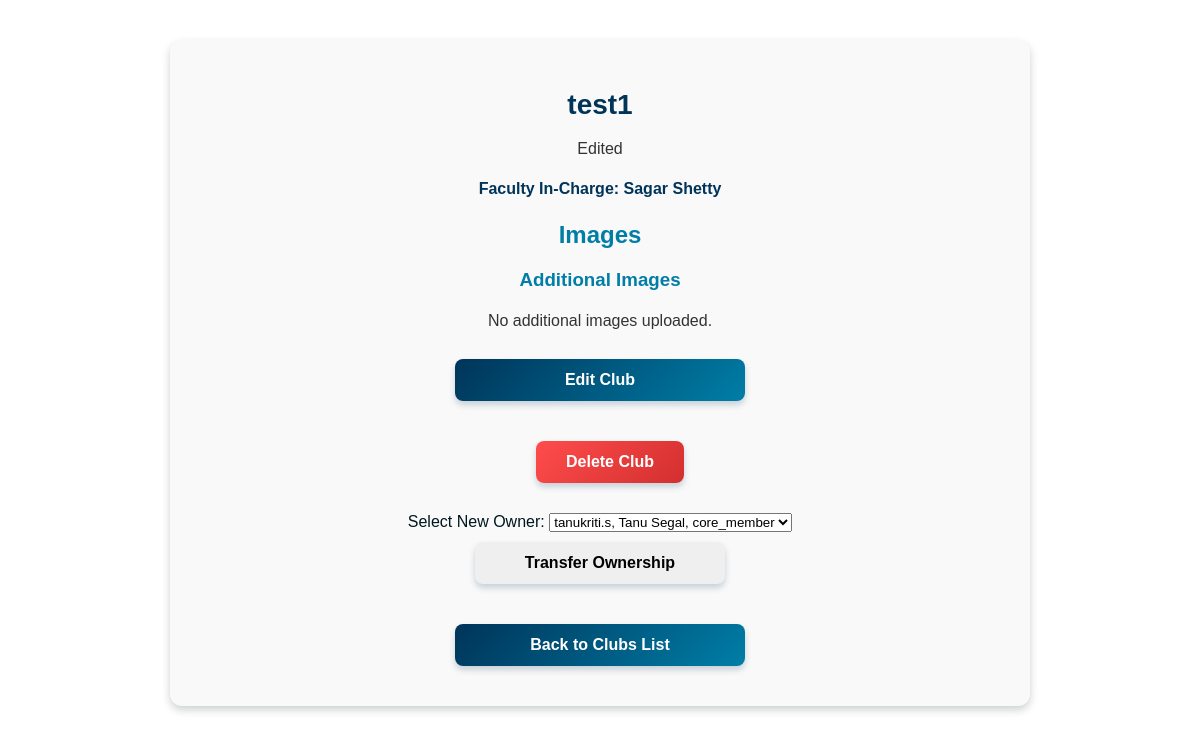
The app's page /committees/club/34/ (signed in) with its own data.
### committees/models.py (models this page shows, shortened)
class Associations(models.Model):
    ROLE_CHOICES = (
        ('committees', 'Committees'),
        ('clubs', 'Clubs')
    )
    STATUS_CHOICES = (
        ('pending', 'Pending Approval'),
        ('approved', 'Approved'),
        ('rejected', 'Rejected'),
        ('delete_pending', 'Delete Request Pending'),
    )
    id = models.AutoField(primary_key=True)
    name = models.CharField(max_length=255)
    description = models.TextField()
    type = models.CharField(max_length=15, choices=ROLE_CHOICES)
    faculty_incharge = models.ForeignKey('faculty.Faculty', on_delete=models.CASCADE)
    created_by = models.ForeignKey('members.CoreMember', on_delete=models.CASCADE, null=True, blank=True)
    created_at = models.DateTimeField(auto_now_add=True)
    image = models.ImageField(upload_to='association_images/', null=True, blank=True)
    status = models.CharField(max_length=15, choices=STATUS_CHOICES, default='pending')
    owner = models.ForeignKey('members.CoreMember', on_delete=models.SET_NULL, null=True, blank=True,related_name='owned_associations')

### faculty/models.py (models this page shows, shortened)
class Faculty(models.Model):
    id = models.OneToOneField(UserProfile, on_delete=models.CASCADE, primary_key=True)
    department = models.CharField(max_length=100)
    designation = models.CharField(max_length=100,null=True,blank=True)
    locked_dates = models.JSONField(null=True,blank=True)
    permissions = models.JSONField(default=list,null=True,blank=True)

### Login/models.py (models this page shows, shortened)
class UserProfile(models.Model):
    ROLE_CHOICES = (
        ('faculty', 'Faculty'),
        ('core_member', 'Core Member'),
        ('member', 'Member'),
        ('non_participating', 'Non Participating')
    )
    id = models.OneToOneField(settings.AUTH_USER_MODEL, on_delete=models.CASCADE, primary_key=True)
    ssv_id = models.IntegerField(null=True, blank=True, unique=True)  # New field
    full_name = models.CharField(max_length=255)
    role = models.CharField(max_length=20, choices=ROLE_CHOICES,default='non_participating')
    profile_picture = models.ImageField(upload_to='profile_pics/', default='profile_pics/default.jpg',null=True, blank=True)
    created_at = models.DateTimeField(auto_now_add=True)
    updated_at = models.DateTimeField(auto_now=True)
    preferences = models.JSONField(default=list,null=True,blank=True) # New field for preferences
    def __str__(self):
        return f"{self.id.username}, {self.full_name}, {self.role}"

### committees/views.py (the view)
# urls.py: path('club/<int:pk>/', views.club_detail, name='club_detail'),
def club_detail(request, pk):
    club = get_object_or_404(Associations, pk=pk)
    is_creator = False
    is_owner = False
    can_edit = False
    if request.user.is_authenticated and request.user.userprofile.role == 'core_member':
        core_member = CoreMember.objects.get(id=request.user.userprofile)
        is_creator = club.created_by == core_member
        is_owner = club.owner == core_member
        if core_member:
            can_edit = CoreMember.objects.filter(association=club,id=core_member.id).exists()
    core_members = CoreMember.objects.all().exclude(id=club.owner.id)
    return render(request, 'committees/club_detail.html', {
        'club': club,
        'is_creator': is_creator,
        'is_owner': is_owner,
        'core_members': core_members,
        'can_edit': can_edit
    })

### members/models.py (called while the page is built)
    def __str__(self):
        return f"{self.id}"

### committees/templates/committees/club_detail.html (shortened to what this page needs)
<!DOCTYPE html>
<html lang="en">
<head>
    {% load static %}
    <link rel="stylesheet" href="{% static 'css/club_details.css' %}">
</head>
<body>
    <div class="club-container">
        <h1>{{ club.name }}</h1>
        <p>{{ club.description }}</p>
        <p class="faculty-incharge">Faculty In-Charge: {{ club.faculty_incharge.id.full_name }}</p>
        <h2>Images</h2>
        <h3>Additional Images</h3>
        {% for image in club.images.all %}
            <img src="{{ image.image.url }}" alt="Club Image">
        {% empty %}
            <p>No additional images uploaded.</p>
        {% endfor %}
        {% if can_edit %}
            <a href="{% url 'edit_club_committee' club.id %}" class="btn btn-primary">Edit Club</a>
        {% endif %}
        {% if is_owner %}
            <div class="button-container">
                <form action="{% url 'delete_club_committee' club.id %}" method="post" onsubmit="return confirm('Are you sure?');">
                    <button type="submit" class="btn btn-danger">Delete Club</button>
                </form>
            </div>
        {% endif %}
        {% if is_owner %}
            <div class="button-container">
                <form action="{% url 'transfer_ownership' club.id %}" method="post">
                    <label for="new_owner">Select New Owner:</label>
                    <select name="new_owner" required>
                        {% for core_member in core_members %}
                            <option value="{{ core_member.id.id.username }}, {{ core_member.id.full_name }}, {{ core_member.id.role }}">
                                {{ core_member }}
                            </option>
                        {% endfor %}
                    </select>
                    <button type="submit" class="btn btn-warning">Transfer Ownership</button>
                </form>
            </div>
        {% endif %}
        <div class="button-container">
            <a href="{% url 'club_list' %}" class="btn btn-back">Back to Clubs List</a>
        </div>
    </div>
</body>
</html>

### committees/static/css/club_details.css (style rules this page uses)
body { font-family: Arial, sans-serif; background-color: #FFFFFF; color: #00171F; margin: 0; padding: 20px; text-align: center; }
.club-container { background: #f9f9f9; border-radius: 12px; box-shadow: 0px 4px 8px rgba(0, 23, 31, 0.2); padding: 30px; max-width: 800px; margin: 20px auto; }
h1 { color: #003459; font-size: 28px; margin-bottom: 10px; }
h2, h3 { color: #007EA7; margin-top: 20px; }
p { font-size: 16px; color: #333; line-height: 1.5; }
.faculty-incharge { font-weight: bold; color: #003459; }
.btn { display: inline-block; text-decoration: none; font-size: 16px; font-weight: bold; padding: 12px 20px; border-radius: 8px; transition: all 0.3s ease-in-out; box-shadow: 0px 4px 6px rgba(0, 52, 89, 0.2); border: none; cursor: pointer; width: 100%; max-width: 250px; text-align: center; margin: 10px; }
.btn-primary { background: linear-gradient(135deg, #003459, #007EA7); color: #FFFFFF; }
.btn-danger { background: linear-gradient(135deg, #FF4C4C, #D32F2F); color: #FFFFFF; }
.btn-back { background: linear-gradient(135deg, #003459, #007EA7); color: #FFFFFF; }
.button-container { display: flex; flex-direction: column; align-items: center; gap: 10px; margin-top: 20px; }

### records on screen
Associations: name "test1", description "Edited", faculty_incharge.id.full_name "Sagar Shetty"

### other values on screen
form field new_owner "tanukriti.s, Tanu Segal, core_member"
